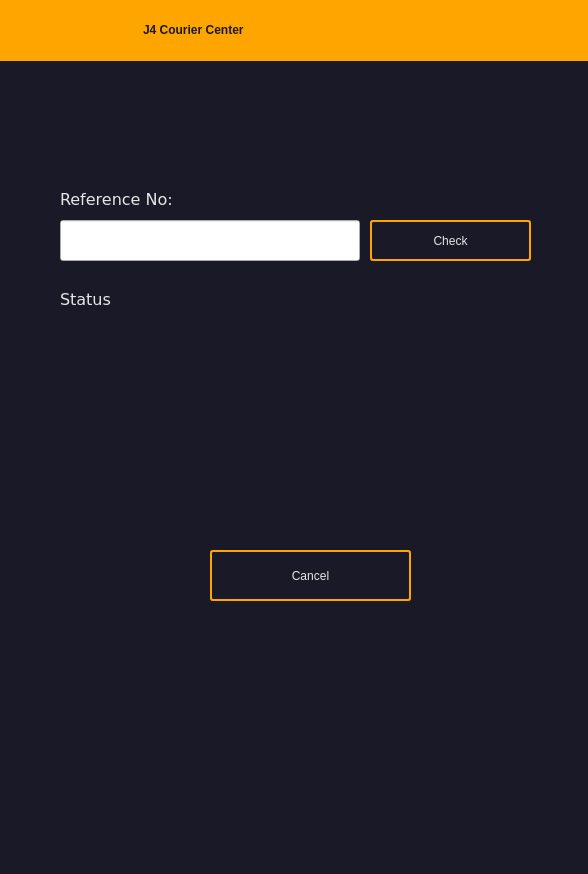
<?xml version="1.0" encoding="UTF-8"?>
<ui version="4.0">
 <class>Form</class>
 <widget class="QWidget" name="Form">
  <property name="geometry">
   <rect>
    <x>0</x>
    <y>0</y>
    <width>588</width>
    <height>874</height>
   </rect>
  </property>
  <property name="windowTitle">
   <string>Form</string>
  </property>
  <layout class="QVBoxLayout" name="verticalLayout" stretch="0">
   <property name="leftMargin">
    <number>0</number>
   </property>
   <property name="topMargin">
    <number>0</number>
   </property>
   <property name="rightMargin">
    <number>0</number>
   </property>
   <property name="bottomMargin">
    <number>0</number>
   </property>
   <item>
    <layout class="QHBoxLayout" name="horizontalLayout_3" stretch="0">
     <property name="spacing">
      <number>0</number>
     </property>
     <item>
      <widget class="QWidget" name="widget" native="true">
       <property name="maximumSize">
        <size>
         <width>16777215</width>
         <height>16777215</height>
        </size>
       </property>
       <property name="styleSheet">
        <string notr="true">.QWidget{background-color: rgb(25,25, 40);}

#cancelBtn:hover {
background-color:red;
}

#confirmBtn:hover{
background-color:rgb(105, 95, 20);
}

QLabel{
color: rgb(231, 231, 231);
      font: 10pt &quot;Verdana&quot;;
}</string>
       </property>
       <widget class="QLabel" name="sNameLbl">
        <property name="geometry">
         <rect>
          <x>60</x>
          <y>180</y>
          <width>151</width>
          <height>40</height>
         </rect>
        </property>
        <property name="font">
         <font>
          <family>Verdana</family>
          <pointsize>10</pointsize>
          <weight>50</weight>
          <italic>false</italic>
          <bold>false</bold>
         </font>
        </property>
        <property name="text">
         <string>&lt;html&gt;&lt;head/&gt;&lt;body&gt;&lt;p&gt;&lt;span style=&quot; font-size:12pt;&quot;&gt;Reference No:&lt;/span&gt;&lt;/p&gt;&lt;/body&gt;&lt;/html&gt;</string>
        </property>
       </widget>
       <widget class="QLineEdit" name="refNoInput">
        <property name="geometry">
         <rect>
          <x>60</x>
          <y>220</y>
          <width>300</width>
          <height>41</height>
         </rect>
        </property>
        <property name="font">
         <font>
          <pointsize>10</pointsize>
         </font>
        </property>
       </widget>
       <widget class="QLabel" name="sContactNoLbl">
        <property name="geometry">
         <rect>
          <x>60</x>
          <y>280</y>
          <width>150</width>
          <height>40</height>
         </rect>
        </property>
        <property name="font">
         <font>
          <family>Verdana</family>
          <pointsize>10</pointsize>
          <weight>50</weight>
          <italic>false</italic>
          <bold>false</bold>
         </font>
        </property>
        <property name="text">
         <string>&lt;html&gt;&lt;head/&gt;&lt;body&gt;&lt;p&gt;&lt;span style=&quot; font-size:12pt;&quot;&gt;Status&lt;/span&gt;&lt;/p&gt;&lt;/body&gt;&lt;/html&gt;</string>
        </property>
       </widget>
       <widget class="QPushButton" name="checkStatusBtn">
        <property name="geometry">
         <rect>
          <x>370</x>
          <y>220</y>
          <width>161</width>
          <height>41</height>
         </rect>
        </property>
        <property name="styleSheet">
         <string notr="true">color: rgb(231, 231, 231);
font: 15pt &quot;Verdana&quot;;
border: 2px solid orange;
padding: 5px;
border-radius: 3px;
opacity: 200;
</string>
        </property>
        <property name="text">
         <string>Check</string>
        </property>
       </widget>
       <widget class="QFrame" name="frame">
        <property name="geometry">
         <rect>
          <x>10</x>
          <y>20</y>
          <width>16</width>
          <height>16</height>
         </rect>
        </property>
        <property name="frameShape">
         <enum>QFrame::StyledPanel</enum>
        </property>
        <property name="frameShadow">
         <enum>QFrame::Raised</enum>
        </property>
       </widget>
       <widget class="QPushButton" name="cancelBtn">
        <property name="geometry">
         <rect>
          <x>210</x>
          <y>550</y>
          <width>201</width>
          <height>51</height>
         </rect>
        </property>
        <property name="styleSheet">
         <string notr="true">color: rgb(231, 231, 231);
font: 17pt &quot;Verdana&quot;;
border: 2px solid orange;
padding: 5px;
border-radius: 3px;
opacity: 200;
</string>
        </property>
        <property name="text">
         <string>Cancel</string>
        </property>
       </widget>
       <widget class="QLabel" name="statusShow">
        <property name="geometry">
         <rect>
          <x>130</x>
          <y>280</y>
          <width>300</width>
          <height>41</height>
         </rect>
        </property>
        <property name="font">
         <font>
          <family>Verdana</family>
          <pointsize>10</pointsize>
          <weight>50</weight>
          <italic>false</italic>
          <bold>false</bold>
         </font>
        </property>
        <property name="text">
         <string/>
        </property>
       </widget>
       <widget class="QLabel" name="label">
        <property name="geometry">
         <rect>
          <x>0</x>
          <y>0</y>
          <width>591</width>
          <height>61</height>
         </rect>
        </property>
        <property name="styleSheet">
         <string notr="true">background-color: orange;
padding-left: 140px;
font: 22pt &quot;Courier New&quot;;
font-weight:bold;</string>
        </property>
        <property name="text">
         <string>&lt;html&gt;&lt;head/&gt;&lt;body&gt;&lt;p&gt;&lt;span style=&quot; color:#191928;&quot;&gt;J4 Courier Center&lt;/span&gt;&lt;/p&gt;&lt;/body&gt;&lt;/html&gt;</string>
        </property>
       </widget>
      </widget>
     </item>
    </layout>
   </item>
  </layout>
 </widget>
 <resources/>
 <connections/>
</ui>
